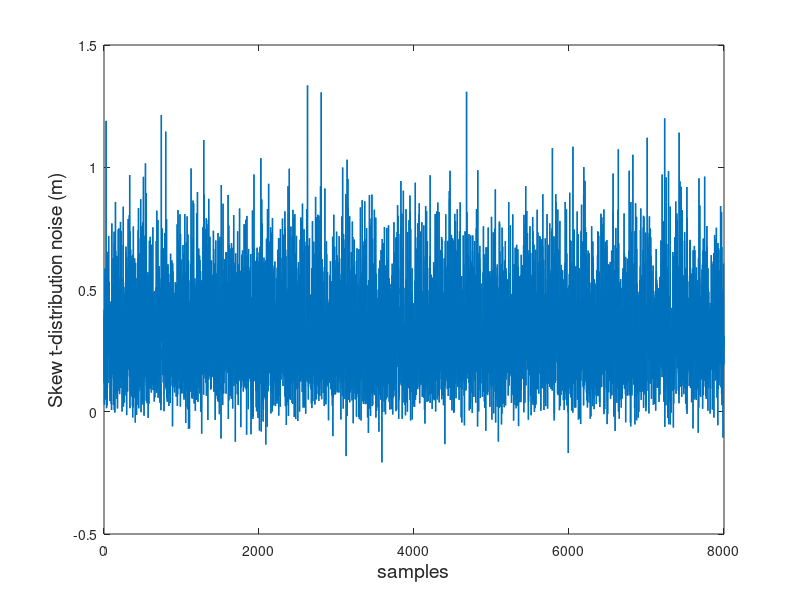

This chart was generated by the following MATLAB code:
%% 
% program name uwb_distribution_2D.m
% evaluate the impact of uwb errors in 2D positioning
% 2021-01-23
close all;
clear all;
clc;

dt = 0.1;
fz = 1*0.005;
T = 4*(1/fz);
t0 = 0:dt:T;
t0_1 = t0';
n = length(t0);

t0 = normrnd(0,0.1,1,n);
t1 = normrnd(0,0.1,1,n);

lambda = 3;
sigma =3;
mu = 0.1;
d  = lambda / sqrt(1 + lambda*lambda);

for i=1:n
    y(i)  = mu + sigma * (d * abs(t0(i)) + t1(i) * sqrt(1 - d * d));
end

% plot noise
figure (1)
plot(y(1:8000),'linewidth',1)
xlabel('samples','FontSize',14)
ylabel('Skew t-distribution noise (m)','FontSize',14)
